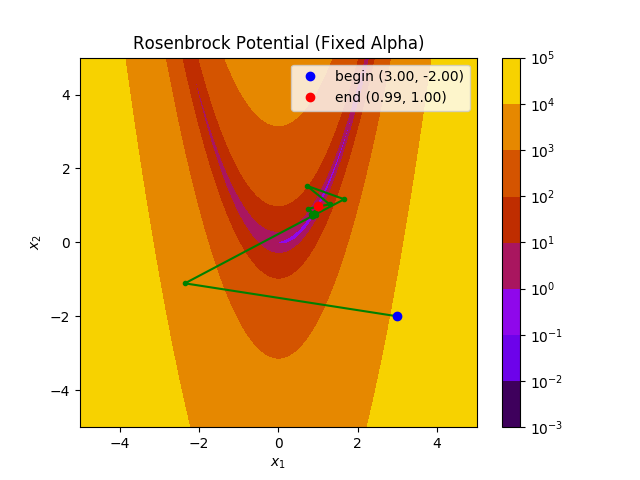

Generate this figure with Python:
import math
import numpy as np
import matplotlib
matplotlib.use('TkAgg')
import matplotlib.pyplot as plt

A, B = 1, 100
C = 0.1
EPSILON = 1e-2
ALPHA0 = 1.0
ALPHA_DECAYRATE = 0.8

def func(x1, x2, a=A, b=B):
    return (a-x1)**2 + b*(x2-x1**2)**2
def grad_func(x1, x2, a=A, b=B):
    return np.array([
        2*(x1-a) + 4*b*x1*(x1**2-x2),
        2*b*(x2-x1**2)
    ])
def hess_func(x1, x2, a=A, b=B):
    return np.array([
        [2+4*b*(3*x1**2-x2), -4*b*x1],
        [-4*b*x1, 2*b],
    ])

def get_proper_alpha(x1k, x2k, pk):
    alphak = ALPHA0
    while True:
        x1k1 = x1k + alphak * pk[0]
        x2k1 = x2k + alphak * pk[1]
        gradk = grad_func(x1k, x2k)
        if func(x1k1, x2k1) <= func(x1k, x2k) + C * alphak * np.matmul(gradk.T, pk):
            break
        alphak *= ALPHA_DECAYRATE
    return alphak

if __name__ == '__main__':
    x1, x2 = 3.0, -2.0
    r = func(x1, x2)

    k = 0
    ps = []
    x1s = []
    x2s = []
    x1s.append(x1)
    x2s.append(x2)

    pk = -1.0*grad_func(x1,x2)
    while r > EPSILON:
        alphak = get_proper_alpha(x1s[k], x2s[k], pk)
        x1k1 = x1s[k] + alphak * pk[0]
        x2k1 = x2s[k] + alphak * pk[1]
        
        gradk = grad_func(x1s[k],x2s[k])
        gradk1 = grad_func(x1k1,x2k1)
        betak1 = np.matmul(gradk1.T, gradk1)/np.matmul(gradk.T, gradk)
        pk = np.add(-1.0*gradk1, np.multiply(pk, betak1))

        ps.append(pk)
        x1s.append(x1k1)
        x2s.append(x2k1)
        k += 1
        r = func(x1k1, x2k1)
        # print(r)
    ## Visualize
    # contour
    x, y = np.meshgrid(np.linspace(-5, 5, 1000),
                   np.linspace(-5, 5, 1000))
    plt.contourf(x, y, func(x, y), locator=matplotlib.ticker.LogLocator(), cmap='gnuplot')
    plt.colorbar()
    # point
    plt.plot(x1s, x2s, 'g.-')
    plt.plot(x1s[0], x2s[0], 'bo',label='begin ({:.2f}, {:.2f})'.format(x1, x2))
    plt.plot(x1s[-1], x2s[-1], 'ro',label='end ({:.2f}, {:.2f})'.format(x1s[-1], x2s[-1]))
    plt.legend()
    plt.xlabel('$x_1$')
    plt.ylabel('$x_2$')
    plt.title("Rosenbrock Potential (Fixed Alpha)")
    # plt.show()
    plt.savefig("cg.png")